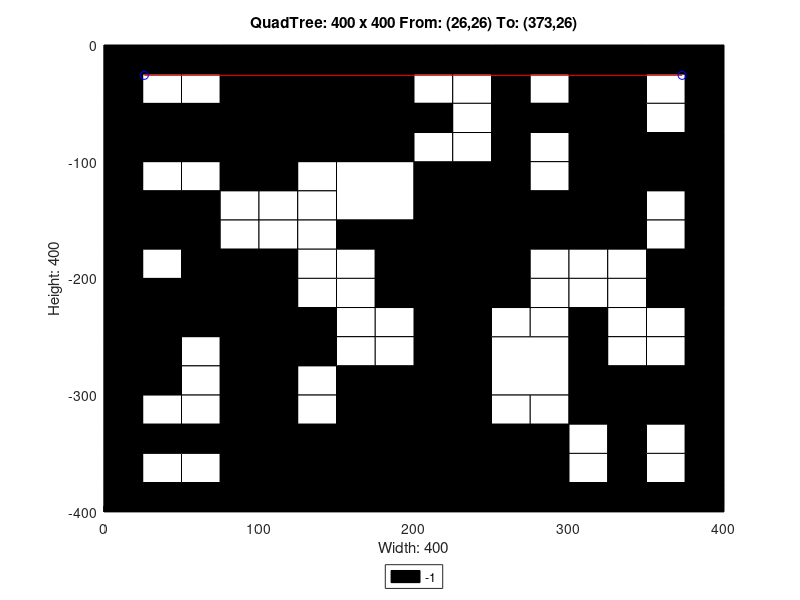

Source code (MATLAB):
axis([0 400 -400 0]);
title('QuadTree: 400 x 400 From: (26,26) To: (373,26)');
xlabel('Width: 400');
ylabel('Height: 400');
rectangle('Position',[100 -100 100 100], 'FaceColor',[0 0 0]);
rectangle('Position',[0 -100 50 50], 'FaceColor',[0 0 0]);
rectangle('Position',[50 -100 50 50], 'FaceColor',[0 0 0]);
rectangle('Position',[150 -150 50 50], 'FaceColor',[1 1 1]);
rectangle('Position',[300 -50 50 50], 'FaceColor',[0 0 0]);
rectangle('Position',[300 -100 50 50], 'FaceColor',[0 0 0]);
rectangle('Position',[200 -150 50 50], 'FaceColor',[0 0 0]);
rectangle('Position',[200 -200 50 50], 'FaceColor',[0 0 0]);
rectangle('Position',[300 -150 50 50], 'FaceColor',[0 0 0]);
rectangle('Position',[0 -250 50 50], 'FaceColor',[0 0 0]);
rectangle('Position',[50 -250 50 50], 'FaceColor',[0 0 0]);
rectangle('Position',[0 -300 50 50], 'FaceColor',[0 0 0]);
rectangle('Position',[150 -350 50 50], 'FaceColor',[0 0 0]);
rectangle('Position',[100 -400 50 50], 'FaceColor',[0 0 0]);
rectangle('Position',[150 -400 50 50], 'FaceColor',[0 0 0]);
rectangle('Position',[200 -250 50 50], 'FaceColor',[0 0 0]);
rectangle('Position',[200 -300 50 50], 'FaceColor',[0 0 0]);
rectangle('Position',[250 -300 50 50], 'FaceColor',[1 1 1]);
rectangle('Position',[200 -350 50 50], 'FaceColor',[0 0 0]);
rectangle('Position',[200 -400 50 50], 'FaceColor',[0 0 0]);
rectangle('Position',[250 -400 50 50], 'FaceColor',[0 0 0]);
rectangle('Position',[0 -25 25 25], 'FaceColor',[0 0 0]);
rectangle('Position',[25 -25 25 25], 'FaceColor',[0 0 0]);
rectangle('Position',[0 -50 25 25], 'FaceColor',[0 0 0]);
rectangle('Position',[25 -50 25 25], 'FaceColor',[1 1 1]);
rectangle('Position',[50 -25 25 25], 'FaceColor',[0 0 0]);
rectangle('Position',[75 -25 25 25], 'FaceColor',[0 0 0]);
rectangle('Position',[50 -50 25 25], 'FaceColor',[1 1 1]);
rectangle('Position',[75 -50 25 25], 'FaceColor',[0 0 0]);
rectangle('Position',[0 -125 25 25], 'FaceColor',[0 0 0]);
rectangle('Position',[25 -125 25 25], 'FaceColor',[1 1 1]);
rectangle('Position',[0 -150 25 25], 'FaceColor',[0 0 0]);
rectangle('Position',[25 -150 25 25], 'FaceColor',[0 0 0]);
rectangle('Position',[50 -125 25 25], 'FaceColor',[1 1 1]);
rectangle('Position',[75 -125 25 25], 'FaceColor',[0 0 0]);
rectangle('Position',[50 -150 25 25], 'FaceColor',[0 0 0]);
rectangle('Position',[75 -150 25 25], 'FaceColor',[1 1 1]);
rectangle('Position',[0 -175 25 25], 'FaceColor',[0 0 0]);
rectangle('Position',[25 -175 25 25], 'FaceColor',[0 0 0]);
rectangle('Position',[0 -200 25 25], 'FaceColor',[0 0 0]);
rectangle('Position',[25 -200 25 25], 'FaceColor',[1 1 1]);
rectangle('Position',[50 -175 25 25], 'FaceColor',[0 0 0]);
rectangle('Position',[75 -175 25 25], 'FaceColor',[1 1 1]);
rectangle('Position',[50 -200 25 25], 'FaceColor',[0 0 0]);
rectangle('Position',[75 -200 25 25], 'FaceColor',[0 0 0]);
rectangle('Position',[100 -125 25 25], 'FaceColor',[0 0 0]);
rectangle('Position',[125 -125 25 25], 'FaceColor',[1 1 1]);
rectangle('Position',[100 -150 25 25], 'FaceColor',[1 1 1]);
rectangle('Position',[125 -150 25 25], 'FaceColor',[1 1 1]);
rectangle('Position',[100 -175 25 25], 'FaceColor',[1 1 1]);
rectangle('Position',[125 -175 25 25], 'FaceColor',[1 1 1]);
rectangle('Position',[100 -200 25 25], 'FaceColor',[0 0 0]);
rectangle('Position',[125 -200 25 25], 'FaceColor',[1 1 1]);
rectangle('Position',[150 -175 25 25], 'FaceColor',[0 0 0]);
rectangle('Position',[175 -175 25 25], 'FaceColor',[0 0 0]);
rectangle('Position',[150 -200 25 25], 'FaceColor',[1 1 1]);
rectangle('Position',[175 -200 25 25], 'FaceColor',[0 0 0]);
rectangle('Position',[200 -25 25 25], 'FaceColor',[0 0 0]);
rectangle('Position',[225 -25 25 25], 'FaceColor',[0 0 0]);
rectangle('Position',[200 -50 25 25], 'FaceColor',[1 1 1]);
rectangle('Position',[225 -50 25 25], 'FaceColor',[1 1 1]);
rectangle('Position',[250 -25 25 25], 'FaceColor',[0 0 0]);
rectangle('Position',[275 -25 25 25], 'FaceColor',[0 0 0]);
rectangle('Position',[250 -50 25 25], 'FaceColor',[0 0 0]);
rectangle('Position',[275 -50 25 25], 'FaceColor',[1 1 1]);
rectangle('Position',[200 -75 25 25], 'FaceColor',[0 0 0]);
rectangle('Position',[225 -75 25 25], 'FaceColor',[1 1 1]);
rectangle('Position',[200 -100 25 25], 'FaceColor',[1 1 1]);
rectangle('Position',[225 -100 25 25], 'FaceColor',[1 1 1]);
rectangle('Position',[250 -75 25 25], 'FaceColor',[0 0 0]);
rectangle('Position',[275 -75 25 25], 'FaceColor',[0 0 0]);
rectangle('Position',[250 -100 25 25], 'FaceColor',[0 0 0]);
rectangle('Position',[275 -100 25 25], 'FaceColor',[1 1 1]);
rectangle('Position',[350 -25 25 25], 'FaceColor',[0 0 0]);
rectangle('Position',[375 -25 25 25], 'FaceColor',[0 0 0]);
rectangle('Position',[350 -50 25 25], 'FaceColor',[1 1 1]);
rectangle('Position',[375 -50 25 25], 'FaceColor',[0 0 0]);
rectangle('Position',[350 -75 25 25], 'FaceColor',[1 1 1]);
rectangle('Position',[375 -75 25 25], 'FaceColor',[0 0 0]);
rectangle('Position',[350 -100 25 25], 'FaceColor',[0 0 0]);
rectangle('Position',[375 -100 25 25], 'FaceColor',[0 0 0]);
rectangle('Position',[250 -125 25 25], 'FaceColor',[0 0 0]);
rectangle('Position',[275 -125 25 25], 'FaceColor',[1 1 1]);
rectangle('Position',[250 -150 25 25], 'FaceColor',[0 0 0]);
rectangle('Position',[275 -150 25 25], 'FaceColor',[0 0 0]);
rectangle('Position',[250 -175 25 25], 'FaceColor',[0 0 0]);
rectangle('Position',[275 -175 25 25], 'FaceColor',[0 0 0]);
rectangle('Position',[250 -200 25 25], 'FaceColor',[0 0 0]);
rectangle('Position',[275 -200 25 25], 'FaceColor',[1 1 1]);
rectangle('Position',[350 -125 25 25], 'FaceColor',[0 0 0]);
rectangle('Position',[375 -125 25 25], 'FaceColor',[0 0 0]);
rectangle('Position',[350 -150 25 25], 'FaceColor',[1 1 1]);
rectangle('Position',[375 -150 25 25], 'FaceColor',[0 0 0]);
rectangle('Position',[300 -175 25 25], 'FaceColor',[0 0 0]);
rectangle('Position',[325 -175 25 25], 'FaceColor',[0 0 0]);
rectangle('Position',[300 -200 25 25], 'FaceColor',[1 1 1]);
rectangle('Position',[325 -200 25 25], 'FaceColor',[1 1 1]);
rectangle('Position',[350 -175 25 25], 'FaceColor',[1 1 1]);
rectangle('Position',[375 -175 25 25], 'FaceColor',[0 0 0]);
rectangle('Position',[350 -200 25 25], 'FaceColor',[0 0 0]);
rectangle('Position',[375 -200 25 25], 'FaceColor',[0 0 0]);
rectangle('Position',[50 -275 25 25], 'FaceColor',[1 1 1]);
rectangle('Position',[75 -275 25 25], 'FaceColor',[0 0 0]);
rectangle('Position',[50 -300 25 25], 'FaceColor',[1 1 1]);
rectangle('Position',[75 -300 25 25], 'FaceColor',[0 0 0]);
rectangle('Position',[100 -225 25 25], 'FaceColor',[0 0 0]);
rectangle('Position',[125 -225 25 25], 'FaceColor',[1 1 1]);
rectangle('Position',[100 -250 25 25], 'FaceColor',[0 0 0]);
rectangle('Position',[125 -250 25 25], 'FaceColor',[0 0 0]);
rectangle('Position',[150 -225 25 25], 'FaceColor',[1 1 1]);
rectangle('Position',[175 -225 25 25], 'FaceColor',[0 0 0]);
rectangle('Position',[150 -250 25 25], 'FaceColor',[1 1 1]);
rectangle('Position',[175 -250 25 25], 'FaceColor',[1 1 1]);
rectangle('Position',[100 -275 25 25], 'FaceColor',[0 0 0]);
rectangle('Position',[125 -275 25 25], 'FaceColor',[0 0 0]);
rectangle('Position',[100 -300 25 25], 'FaceColor',[0 0 0]);
rectangle('Position',[125 -300 25 25], 'FaceColor',[1 1 1]);
rectangle('Position',[150 -275 25 25], 'FaceColor',[1 1 1]);
rectangle('Position',[175 -275 25 25], 'FaceColor',[1 1 1]);
rectangle('Position',[150 -300 25 25], 'FaceColor',[0 0 0]);
rectangle('Position',[175 -300 25 25], 'FaceColor',[0 0 0]);
rectangle('Position',[0 -325 25 25], 'FaceColor',[0 0 0]);
rectangle('Position',[25 -325 25 25], 'FaceColor',[1 1 1]);
rectangle('Position',[0 -350 25 25], 'FaceColor',[0 0 0]);
rectangle('Position',[25 -350 25 25], 'FaceColor',[0 0 0]);
rectangle('Position',[50 -325 25 25], 'FaceColor',[1 1 1]);
rectangle('Position',[75 -325 25 25], 'FaceColor',[0 0 0]);
rectangle('Position',[50 -350 25 25], 'FaceColor',[0 0 0]);
rectangle('Position',[75 -350 25 25], 'FaceColor',[0 0 0]);
rectangle('Position',[0 -375 25 25], 'FaceColor',[0 0 0]);
rectangle('Position',[25 -375 25 25], 'FaceColor',[1 1 1]);
rectangle('Position',[0 -400 25 25], 'FaceColor',[0 0 0]);
rectangle('Position',[25 -400 25 25], 'FaceColor',[0 0 0]);
rectangle('Position',[50 -375 25 25], 'FaceColor',[1 1 1]);
rectangle('Position',[75 -375 25 25], 'FaceColor',[0 0 0]);
rectangle('Position',[50 -400 25 25], 'FaceColor',[0 0 0]);
rectangle('Position',[75 -400 25 25], 'FaceColor',[0 0 0]);
rectangle('Position',[100 -325 25 25], 'FaceColor',[0 0 0]);
rectangle('Position',[125 -325 25 25], 'FaceColor',[1 1 1]);
rectangle('Position',[100 -350 25 25], 'FaceColor',[0 0 0]);
rectangle('Position',[125 -350 25 25], 'FaceColor',[0 0 0]);
rectangle('Position',[250 -225 25 25], 'FaceColor',[0 0 0]);
rectangle('Position',[275 -225 25 25], 'FaceColor',[1 1 1]);
rectangle('Position',[250 -250 25 25], 'FaceColor',[1 1 1]);
rectangle('Position',[275 -250 25 25], 'FaceColor',[1 1 1]);
rectangle('Position',[300 -225 25 25], 'FaceColor',[1 1 1]);
rectangle('Position',[325 -225 25 25], 'FaceColor',[1 1 1]);
rectangle('Position',[300 -250 25 25], 'FaceColor',[0 0 0]);
rectangle('Position',[325 -250 25 25], 'FaceColor',[1 1 1]);
rectangle('Position',[350 -225 25 25], 'FaceColor',[0 0 0]);
rectangle('Position',[375 -225 25 25], 'FaceColor',[0 0 0]);
rectangle('Position',[350 -250 25 25], 'FaceColor',[1 1 1]);
rectangle('Position',[375 -250 25 25], 'FaceColor',[0 0 0]);
rectangle('Position',[300 -275 25 25], 'FaceColor',[0 0 0]);
rectangle('Position',[325 -275 25 25], 'FaceColor',[1 1 1]);
rectangle('Position',[300 -300 25 25], 'FaceColor',[0 0 0]);
rectangle('Position',[325 -300 25 25], 'FaceColor',[0 0 0]);
rectangle('Position',[350 -275 25 25], 'FaceColor',[1 1 1]);
rectangle('Position',[375 -275 25 25], 'FaceColor',[0 0 0]);
rectangle('Position',[350 -300 25 25], 'FaceColor',[0 0 0]);
rectangle('Position',[375 -300 25 25], 'FaceColor',[0 0 0]);
rectangle('Position',[250 -325 25 25], 'FaceColor',[1 1 1]);
rectangle('Position',[275 -325 25 25], 'FaceColor',[1 1 1]);
rectangle('Position',[250 -350 25 25], 'FaceColor',[0 0 0]);
rectangle('Position',[275 -350 25 25], 'FaceColor',[0 0 0]);
rectangle('Position',[300 -325 25 25], 'FaceColor',[0 0 0]);
rectangle('Position',[325 -325 25 25], 'FaceColor',[0 0 0]);
rectangle('Position',[300 -350 25 25], 'FaceColor',[1 1 1]);
rectangle('Position',[325 -350 25 25], 'FaceColor',[0 0 0]);
rectangle('Position',[350 -325 25 25], 'FaceColor',[0 0 0]);
rectangle('Position',[375 -325 25 25], 'FaceColor',[0 0 0]);
rectangle('Position',[350 -350 25 25], 'FaceColor',[1 1 1]);
rectangle('Position',[375 -350 25 25], 'FaceColor',[0 0 0]);
rectangle('Position',[300 -375 25 25], 'FaceColor',[1 1 1]);
rectangle('Position',[325 -375 25 25], 'FaceColor',[0 0 0]);
rectangle('Position',[300 -400 25 25], 'FaceColor',[0 0 0]);
rectangle('Position',[325 -400 25 25], 'FaceColor',[0 0 0]);
rectangle('Position',[350 -375 25 25], 'FaceColor',[1 1 1]);
rectangle('Position',[375 -375 25 25], 'FaceColor',[0 0 0]);
rectangle('Position',[350 -400 25 25], 'FaceColor',[0 0 0]);
rectangle('Position',[375 -400 25 25], 'FaceColor',[0 0 0]);
X=[373,26];
Y=[-26,-26];
hold on;
plot(X,Y,'r');
plot(X,Y,'bo');
legend('-1','Location','southoutside');
